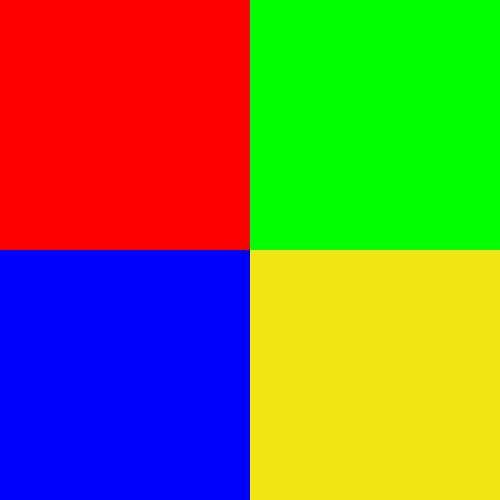
Frame 1 (no input)
Frame 60 (the mouse pressed at the canvas centre just before this capture): identical to frame 1, image omitted
Frame 120 (the mouse held since frame 60 and released just before this capture): identical to frame 1, image omitted

The Processing sketch that drew this single still picture (run headless with seeded random() and noise(); from frame 60 on, the mouse is pressed at the canvas centre):

// Processing sketch: windows_logo
// ── windows_logo.pde
void setup(){
  size(500,500);
}

void draw(){
  noStroke();
  fill(255,0,0);
  rect(0,0,width/2,height/2);
  fill(0,255,0);
  rect(width/2,0,width/2,height/2);
  fill(0,0,255);
  rect(0,height/2,width/2,height/2);
  fill(240,230,22);
  rect(width/2,height/2,width/2,height/2);
}
